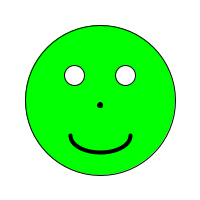
Frame 1 (no input)
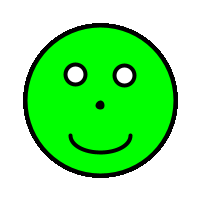
Frame 60 (the mouse pressed at the canvas centre just before this capture)
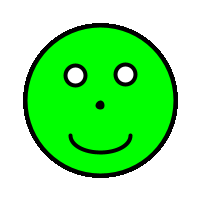
Frame 120 (the mouse held since frame 60 and released just before this capture)

The Processing sketch that drew these frames (run headless with seeded random() and noise(); from frame 60 on, the mouse is pressed at the canvas centre):

// Processing sketch: processing_158519
// ── processing_158519.pde

void setup() {
  
  size(200,200);
  background(255);
}

void draw(){
 fill(0,255,0);
 ellipse(width/2, height/2, 150, 150);
 fill(255);
 ellipse(width/2-random(24,26), height/2-random(24,26), 20, 20);
 ellipse(width/2+random(24,26), height/2-random(24,26), 20, 20);
 fill(0);
 ellipse(width/2, (height/2+5), 5, 5);
 strokeWeight(4);
 noFill();
 arc(width/2, height/2+35, 60, 35, 0, PI);
  
    
}
